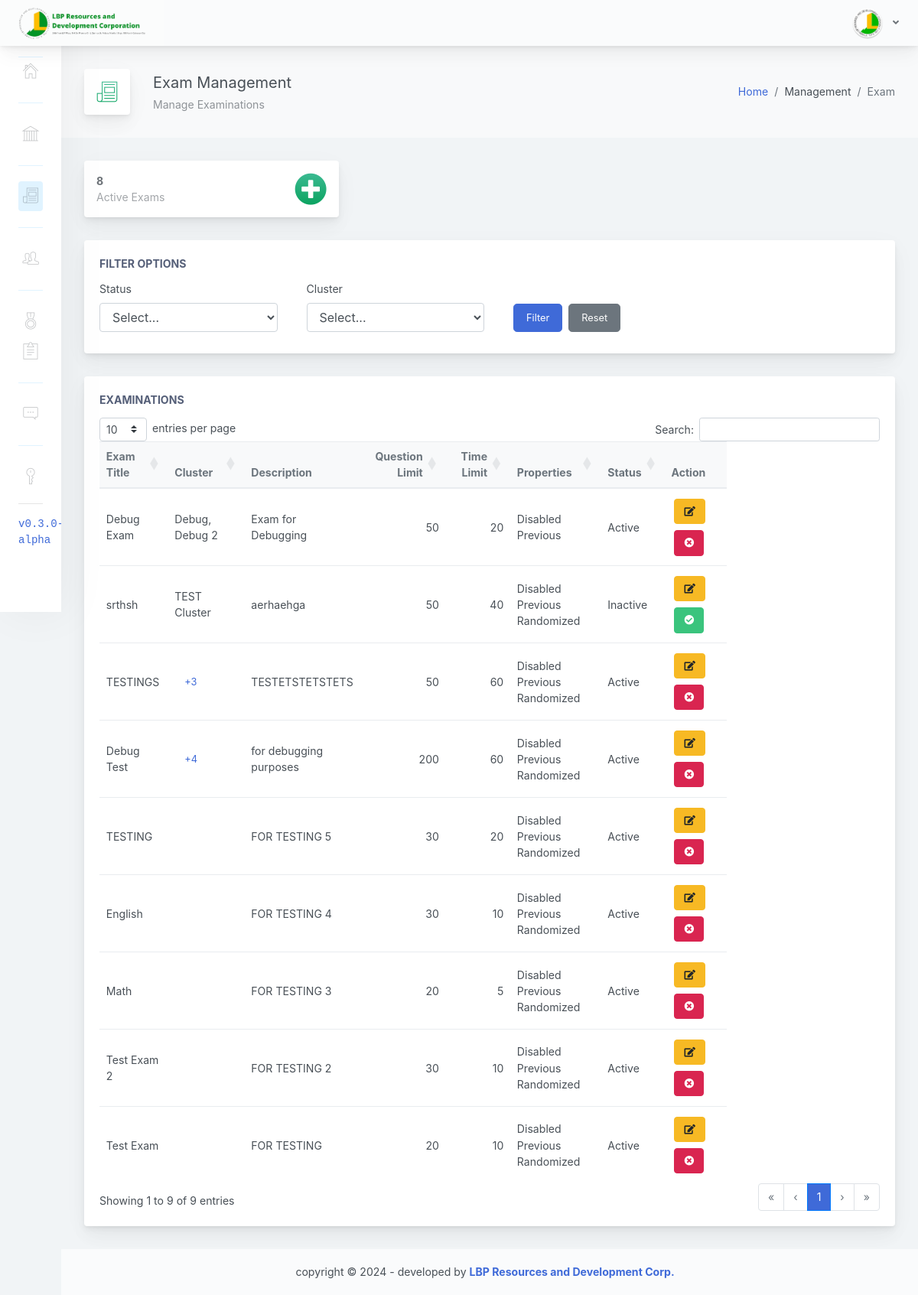
Screenshot of /adminpanel/home.php?page=manage-exam (signed in) with the database file from the repository.
### tables this page shows
CREATE TABLE IF NOT EXISTS `exam_tbl` (
  `ex_id` int(11) NOT NULL AUTO_INCREMENT,
  `ex_title` varchar(255) NOT NULL,
  `ex_description` varchar(255) NOT NULL,
  `ex_time_limit` int(11) NOT NULL,
  `ex_qstn_limit` int(11) NOT NULL,
  `ex_disable_prv` varchar(255) NOT NULL,
  `ex_random_qstn` varchar(255) NOT NULL,
  `ex_status` int(1) NOT NULL,
  `ex_created` timestamp NOT NULL DEFAULT current_timestamp() ON UPDATE current_timestamp(),
  PRIMARY KEY (`ex_id`)
);

### adminpanel/pages/manage-exam.php (the view, shortened to what this page needs)
<?php
    $stmt1 = $conn->prepare("SELECT * FROM exam_tbl ORDER BY ex_created DESC");
    $selExam = $stmt1->execute();
    $ex_status = 1;
    $stmt3 = $conn->prepare("SELECT * FROM exam_tbl WHERE ex_status = :ex_status");
    $stmt3->bindParam(':ex_status', $ex_status);
    $stmt3->execute();
?>
                <div class="app-main__inner">
                    <div class="app-page-title">
                        <div class="page-title-wrapper">
                            <div class="page-title-heading">
                                <div class="page-title-icon">
                                    <i class="pe-7s-news-paper icon-gradient bg-grow-early">
                                    </i>
                                </div>
                                <div>Exam Management
                                    <div class="page-title-subheading">
                                        Manage Examinations
                                    </div>
                                </div>
                            </div>
                            <div class="page-title-actions">
                            <ol class="breadcrumb">
                                <li class="breadcrumb-item"><a href="home.php">Home</a></li>
                                <li class="breadcrumb-item">Management</li>
                                <li class="breadcrumb-item active" aria-current="page">Exam</li>
                            </ol>
                            </div>
                        </div>
                    </div>
                    <div class="row">
                        <div class="col-md-6 col-xl-4">
                            <div class="card mb-3 widget-content">
                                <div class="widget-content-outer">
                                    <div class="widget-content-wrapper">
                                        <div class="widget-content-left">
                                            <div class="widget-heading"><?php echo $stmt3->rowCount(); ?></div>
                                            <div class="widget-subheading">Active Exams</div>
                                        </div>
                                        <div class="widget-content-right">
                                            <div>
                                                <a href="javascript:void(0)" data-toggle="modal" data-target="#mdlAddExam" data-toggle="tooltip" data-placement="bottom" title="Add Exam">
                                                    <i class="fa fa-3x fa-plus-circle icon-gradient bg-grow-early"></i>
                                                </a>
                                            </div>
                                        </div>
                                    </div>
                                </div>
                            </div>
                        </div>
                    </div>
                    <div class="row">
                        <div class="col-md-12">
                            <div class="main-card mb-3 card">
                                <div class="card-body">
                                    <div class="card-title">Filter Options</div>
                                    <div class="row">
                                        <div class="col-md-3 mr-2 mb-2">
                                            <label for="filter_status">Status</label>
                                            <select class="form-control" name="filter_status" id="filter_status">
                                                <option value="">Select...</option>
                                            </select>
                                        </div>
                                        <div class="col-md-3 mr-2 mb-2">
                                            <label for="filter_cluster">Cluster</label>
                                            <select class="form-control" name="filter_cluster" id="filter_cluster">
                                                <option value="">Select...</option>
                                            </select>
                                        </div>
                                        <div class="col-md-3 d-flex align-items-end mb-2">
                                            <button class="btn btn-lg btn-primary mr-2" id="filter-btn">Filter</button>
                                            <button class="btn btn-lg btn-secondary" id="reset-btn">Reset</button>
                                        </div>
                                    </div>
                                </div>
                            </div>
                        </div>
                    </div>
                    <div class="row">
                        <div class="col-md-12">
                            <div class="main-card mb-3 card">
                                <div class="card-body">
                                    <div class="card-title">Examinations</div>
                                    <div class="table-responsive">
                                        <table class="table table-hover dt-sort" id="tableList">
                                            <thead class="thead-light">
                                            <tr>
                                                <th>Exam Title</th>
                                                <th>Cluster</th>
                                                <th data-dt-order="disable">Description</th>
                                                <th>Question Limit</th>
                                                <th>Time Limit</th>
                                                <th>Properties</th>
                                                <th>Status</th>
                                                <th data-dt-order="disable">Action</th>
                                            </tr>
                                            </thead>
                                            <tbody>
                                            <?php
                                            while ($row = $stmt1->fetch(PDO::FETCH_ASSOC)) {
                                                $ex_id = $row['ex_id'];
                                                $ex_title = $row['ex_title'];
                                                $ex_description = $row['ex_description'];
                                                $ex_qstn_limit = $row['ex_qstn_limit'];
                                                $ex_time_limit = $row['ex_time_limit'];
                                                $ex_disable_prv = $row['ex_disable_prv'];
                                                $ex_random_qstn = $row['ex_random_qstn'];
                                                $ex_status = $row['ex_status'];
                                                $statusText = ($ex_status == 1) ? 'Active' : 'Inactive';
                                                $stmt4 = $conn->prepare("SELECT * FROM exam_cluster_tbl WHERE ex_id = :ex_id");
                                                $stmt4->bindParam(':ex_id', $ex_id);
                                                $stmt4->execute();
                                                $clusterCount = 0;
                                                $clusterNames = [];
                                                while ($row = $stmt4->fetch(PDO::FETCH_ASSOC)) {
                                                    $clu_id = $row['clu_id'];
                                                    $stmt5 = $conn->prepare("SELECT clu_name, clu_status FROM cluster_tbl WHERE clu_id = :clu_id");
                                                    $stmt5->bindParam(':clu_id', $clu_id);
                                                    $stmt5->execute();
                                                    $cluster = $stmt5->fetch(PDO::FETCH_ASSOC);
                                                    if ($cluster) {
                                                        $clusterName = $cluster['clu_status'] == 0 ? $cluster['clu_name'] . "(disabled)" : $cluster['clu_name'];
                                                        $clusterNames[] = $clusterName;
                                                        $clusterCount++;
                                                    }
                                                }
                                                $clusterNamesString = implode(', ', $clusterNames);
                                            ?>
                                                <tr id="<?php echo htmlspecialchars($ex_id); ?>" data-clusters="<?php echo htmlspecialchars($clusterNamesString); ?>">
                                                    <td><?php echo htmlspecialchars($ex_title); ?></td>
                                                    <td>
                                                        <?php
                                                        if ($clusterCount > 2) {
                                                            echo '<button class="btn btn-link" data-toggle="tooltip" data-placement="bottom" title="' . implode(', ', $clusterNames) . '">+' . $clusterCount . '</button>';
                                                        } else {
                                                            echo implode(', ', $clusterNames);
                                                        }
                                                        ?>
                                                    </td>
                                                    <td><?php echo htmlspecialchars($ex_description); ?></td>
                                                    <td><?php echo htmlspecialchars($ex_qstn_limit); ?></td>
                                                    <td><?php echo htmlspecialchars($ex_time_limit); ?></td>
                                                    <td>
                                                        <?php
                                                        if ($ex_disable_prv != '') {
                                                            echo "<div>Disabled Previous</div>";
                                                        } else {
                                                            echo "";
                                                        }
                                                        if ($ex_random_qstn != '') {
                                                            echo "<div>Randomized</div>";
                                                        } else {
                                                            echo "";
                                                        }
                                                        ?>
                                                    </td>
                                                    <td><?php echo htmlspecialchars($statusText); ?></td>
                                                    <td>
                                                        <a href="?page=manage-exam-edit&id=<?php echo htmlspecialchars($ex_id); ?>" class="btn btn-warning m-1" id="edit-btn" data-toggle="tooltip" data-placement="bottom" title="Edit">
                                                            <i class="fas fa-edit"></i>
                                                        </a>
                                                        <?php if ($ex_status == 1) { ?>
                                                        <a href="javascript:void(0);" class="btn btn-danger m-1" id="disable-btn" data-toggle="modal" data-target="#mdlDisableExam" data-toggle="tooltip" data-placement="bottom" title="Disable"
                                                        data-disable-id="<?php echo htmlspecialchars($ex_id); ?>"
                                                        data-disable-name="<?php echo htmlspecialchars($ex_title); ?>"
                                                        data-disable-status="<?php echo htmlspecialchars($ex_status); ?>">
                                                            <i class="fas fa-times-circle"></i>
                                                        </a>
                                                        <?php } else { ?>
                                                        <a href="javascript:void(0);" class="btn btn-success m-1" id="enable-btn" data-toggle="modal" data-target="#mdlEnableExam" data-toggle="tooltip" data-placement="bottom" title="Enable"
                                                        data-enable-id="<?php echo htmlspecialchars($ex_id); ?>"
                                                        data-enable-name="<?php echo htmlspecialchars($ex_title); ?>"
                                                        data-enable-status="<?php echo htmlspecialchars($ex_status); ?>">
                                                            <i class="fas fa-check-circle"></i>
                                                        </a>
                                                        <?php } ?>
                                                    </td>
                                                </tr>
                                            <?php
                                                }
                                            ?>
                                            </tbody>
                                        </table>
                                    </div>
                                </div>
                            </div>
                        </div>
                    </div>
                </div>

### rows the page displays
exam_tbl: ex_title "Debug Exam", clusterNames "Debug, Debug 2", ex_description "Exam for Debugging", ex_qstn_limit "50", ex_time_limit "20", ex_disable_prv "Disabled Previous", ex_status "Active"
exam_tbl: ex_title "srthsh", clusterNames "TEST Cluster", ex_description "aerhaehga", ex_qstn_limit "50", ex_time_limit "40", ex_disable_prv "Disabled Previous", ex_random_qstn "Randomized", ex_status "Inactive"
exam_tbl: ex_title "TESTINGS", clusterCount "3", ex_description "TESTETSTETSTETS", ex_qstn_limit "50", ex_time_limit "60", ex_disable_prv "Disabled Previous", ex_random_qstn "Randomized", ex_status "Active"
exam_tbl: ex_title "Debug Test", clusterCount "4", ex_description "for debugging purposes", ex_qstn_limit "200", ex_time_limit "60", ex_disable_prv "Disabled Previous", ex_random_qstn "Randomized", ex_status "Active"
exam_tbl: ex_title "TESTING", ex_description "FOR TESTING 5", ex_qstn_limit "30", ex_time_limit "20", ex_disable_prv "Disabled Previous", ex_random_qstn "Randomized", ex_status "Active"
exam_tbl: ex_title "English", ex_description "FOR TESTING 4", ex_qstn_limit "30", ex_time_limit "10", ex_disable_prv "Disabled Previous", ex_random_qstn "Randomized", ex_status "Active"
exam_tbl: ex_title "Math", ex_description "FOR TESTING 3", ex_qstn_limit "20", ex_time_limit "5", ex_disable_prv "Disabled Previous", ex_random_qstn "Randomized", ex_status "Active"
exam_tbl: ex_title "Test Exam 2", ex_description "FOR TESTING 2", ex_qstn_limit "30", ex_time_limit "10", ex_disable_prv "Disabled Previous", ex_random_qstn "Randomized", ex_status "Active"
exam_tbl: ex_title "Test Exam", ex_description "FOR TESTING", ex_qstn_limit "20", ex_time_limit "10", ex_disable_prv "Disabled Previous", ex_random_qstn "Randomized", ex_status "Active"

### other values shown
$stmt3->rowCount() "8"
